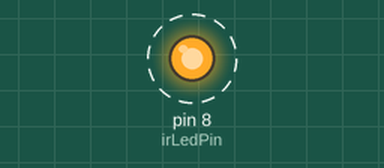
Recording of a sketch running on a simulated Arduino Uno, built with avr-gcc and run on an emulated ATmega328P. Shown: output pins drawn as LEDs (lit = HIGH). Dashed ring = blinking.

Above: at 0.5 s.
Timing chart, 0 to 4.6 s (numbered marks = the images above):
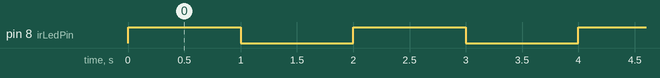

The sketch:

ir_emitter.ino
```cpp
const int irLedPin = 8;

void setup() {
    pinMode(irLedPin, OUTPUT);
}

void loop() {
    digitalWrite(irLedPin, HIGH);
    delay(1000);
    digitalWrite(irLedPin, LOW);
    delay(1000);
}
```

Measured:
- by itself, pin 8 (irLedPin): alternates HIGH for 1.0 s and LOW for 1.0 s
